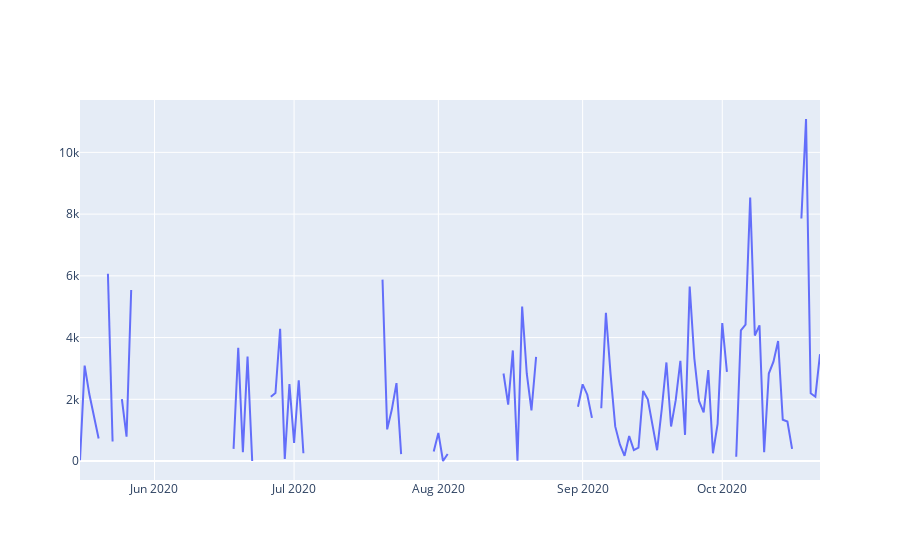

Here is the notebook cell this chart was saved with:
### Code cell
fig = go.Figure()

fig.add_trace(go.Scatter(
    x=daily_xp['datum'],
    y=daily_xp['xp'],
    connectgaps=False # override default to connect the gaps
))


fig.show()

### Figure 1 — Plotly figure (JSON) as saved in the notebook; plotly's stock layout.template omitted (floating-point values rounded to 4 significant figures; data arrays with more than 128 entries replaced by an {"elided": "..."} marker saying what was removed)
{"data": [{"connectgaps": false, "type": "scatter", "x": {"elided": "160 str values"}, "y": {"elided": "160 int values"}}], "layout": {}}
